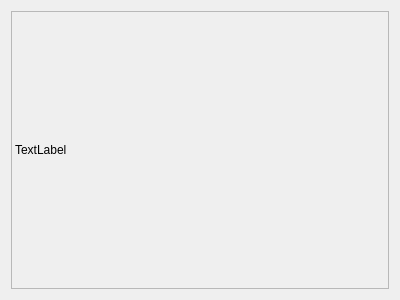
<?xml version="1.0" encoding="UTF-8"?>
<ui version="4.0">
 <class>Form</class>
 <widget class="QWidget" name="Form">
  <property name="geometry">
   <rect>
    <x>0</x>
    <y>0</y>
    <width>400</width>
    <height>300</height>
   </rect>
  </property>
  <property name="windowTitle">
   <string>Form</string>
  </property>
  <layout class="QGridLayout" name="gridLayout">
   <item row="0" column="0">
    <widget class="QLabel" name="label">
     <property name="frameShape">
      <enum>QFrame::StyledPanel</enum>
     </property>
     <property name="text">
      <string>TextLabel</string>
     </property>
    </widget>
   </item>
  </layout>
 </widget>
 <resources/>
 <connections/>
</ui>
